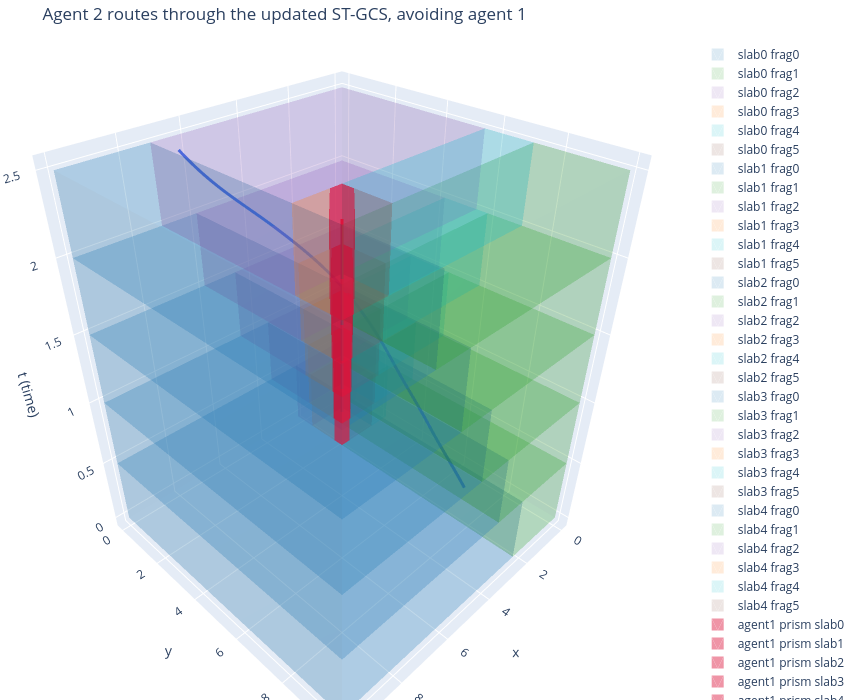

Write notebook code for a chart like this one.
### Markdown cell above
### Step E — Agent 2 plans over the updated ST-GCS

Agent 2 (`(1,7) -> (7,1)`, crossing agent 1's corridor near the middle)
must pick one fragment per slab instead of the single region that used to
be there. Build the per-slab fragment-adjacency graph
(`networkx.all_simple_paths`, capped) and search it directly, rather than
enumerating every combination: the Cartesian product scales as
`prod(len(fragments_per_slab[k]))`, unusable once fragment or slab count
grows. Graph search only considers combinations that are actually
adjacent.

### Code cell
START2, GOAL2 = (1.0, 7.0), (7.0, 1.0)

def build_adjacency_local(frags_per_slab):
    """ Same construction as Part 3's `build_adjacency` -- necessary, not
        sufficient, condition for a feasible segment between two fragments. """
    edges = []
    for k in range(len(frags_per_slab) - 1):
        e = []
        for i, fi in enumerate(frags_per_slab[k]):
            for j, fj in enumerate(frags_per_slab[k + 1]):
                if not fi.Intersection(fj).IsEmpty():
                    e.append((i, j))
        edges.append(e)
    return edges

def candidate_paths_local(frags_per_slab, adjacency, start_xy, goal_xy, max_candidates=200):
    """ Same construction as Part 3's `candidate_paths_to_depth` -- a real graph
        search (networkx DFS, capped), not the Cartesian-product enumeration
        this cell used to run. That enumeration is `prod(len(f) for f in
        fragments_per_slab)` candidates regardless of whether they're even
        adjacent -- fine at N_SLABS=4 (1296), but it scales as (fragment
        count)^N_SLABS, so it stops being usable almost immediately as either
        grows (e.g. 6^10 = 60,466,176 at N_SLABS=10). Graph search only
        follows edges that actually exist.

        `nx.has_path` gates `all_simple_paths` the same way Part 3's
        `candidate_paths_to_depth` does -- a genuine "no path" case otherwise forces
        an exhaustive search (measured directly at 26.9s on one real
        instance) instead of the ~0.0004s a plain reachability check takes
        to reach the identical answer. """
    start_frags = [i for i, f in enumerate(frags_per_slab[0]) if f.PointInSet(np.array(start_xy))]
    goal_frags = [j for j, f in enumerate(frags_per_slab[-1]) if f.PointInSet(np.array(goal_xy))]
    if not start_frags or not goal_frags:
        return []
    G = nx.DiGraph()
    for k in range(len(frags_per_slab)):
        for idx in range(len(frags_per_slab[k])):
            G.add_node((k, idx))
    for k, edges_k in enumerate(adjacency):
        for (i, j) in edges_k:
            G.add_edge((k, i), (k + 1, j))
    out = []
    for sf in start_frags:
        for gf in goal_frags:
            source, target = (0, sf), (len(frags_per_slab) - 1, gf)
            try:
                if not nx.has_path(G, source, target):
                    continue
                for path in itertools.islice(nx.all_simple_paths(G, source, target), max_candidates):
                    out.append([idx for (_, idx) in path])
                    if len(out) >= max_candidates:
                        return out
            except (nx.NetworkXNoPath, nx.NodeNotFound):
                continue
    return out

adjacency2 = build_adjacency_local(fragments_per_slab)
paths2 = candidate_paths_local(fragments_per_slab, adjacency2, START2, GOAL2)
total_frags = sum(len(f) for f in fragments_per_slab)
print(f"agent 2: {START2} -> {GOAL2}; {total_frags} total fragments across {N_SLABS} slabs, "
      f"{len(paths2)} candidate paths found via graph search")

best = None
n_feasible = 0
for path in paths2:
    candidate_regions = [fragments_per_slab[k][idx] for k, idx in enumerate(path)]
    result = solve_chain(candidate_regions, START2, GOAL2)
    if result is None:
        continue
    segs, cost = result
    n_feasible += 1
    if best is None or cost < best[0]:
        best = (cost, path, segs)

print(f"{n_feasible}/{len(paths2)} candidates feasible")
assert best is not None, "no feasible route found for agent 2"
cost2, combo2, seg2 = best
print(f"chosen fragment per slab: {combo2}, cost={cost2:.4f}")
for k, Q in enumerate(seg2):
    print(f"  slab{k}: P0={np.round(Q[0,:2],3)} -> P3={np.round(Q[-1,:2],3)}")

fig_final = go.Figure(layout=make_layout("Agent 2 routes through the updated ST-GCS, avoiding agent 1"))
for k in range(N_SLABS):
    for j, frag in enumerate(fragments_per_slab[k]):
        V = polygon_vertices_2d(frag)
        if V is None or len(V) < 3:
            continue
        fig_final.add_trace(prism_mesh(V, k * DELTA, (k + 1) * DELTA, palette[j % len(palette)],
                                         opacity=0.15, name=f"slab{k} frag{j}"))
for k, obs in enumerate(obstacles1):
    V = polygon_vertices_2d(obs)
    fig_final.add_trace(prism_mesh(V, k * DELTA, (k + 1) * DELTA, "crimson", opacity=0.45, name=f"agent1 prism slab{k}"))
fig_final.add_trace(curve_trace(seg1, "crimson", "agent 1"))
fig_final.add_trace(curve_trace(seg2, "royalblue", "agent 2"))
print("fig_final built,", len(fig_final.data), "traces")

print("\nALL STEPS COMPLETED")

fig_final

### Figure 1 — Plotly figure (JSON) as saved in the notebook; plotly's stock layout.template omitted (floating-point values rounded to 4 significant figures)
{"data": [{"color": "#1f77b4", "flatshading": true, "i": [0, 0, 1, 1, 2, 2, 3, 3, 0, 4, 0, 4], "j": [1, 5, 2, 6, 3, 7, 0, 4, 1, 5, 2, 6], "k": [5, 4, 6, 5, 7, 6, 4, 7, 2, 6, 3, 7], "name": "slab0 frag0", "opacity": 0.15, "showlegend": true, "type": "mesh3d", "x": [2.4, 10, 10, 2.4, 2.4, 10, 10, 2.4], "y": [4.441e-16, 4.441e-16, 10, 10, 4.441e-16, 4.441e-16, 10, 10], "z": [0, 0, 0, 0, 0.5, 0.5, 0.5, 0.5]}, {"color": "#2ca02c", "flatshading": true, "i": [0, 0, 1, 1, 2, 2, 3, 3, 0, 4, 0, 4], "j": [1, 5, 2, 6, 3, 7, 0, 4, 1, 5, 2, 6], "k": [5, 4, 6, 5, 7, 6, 4, 7, 2, 6, 3, 7], "name": "slab0 frag1", "opacity": 0.15, "showlegend": true, "type": "mesh3d", "x": [0, 2.4, 2.4, 2.22e-16, 0, 2.4, 2.4, 2.22e-16], "y": [2.4, 2.4, 10, 10, 2.4, 2.4, 10, 10], "z": [0, 0, 0, 0, 0.5, 0.5, 0.5, 0.5]}, {"color": "#9467bd", "flatshading": true, "i": [0, 0, 1, 1, 2, 2, 3, 3, 0, 4, 0, 4], "j": [1, 5, 2, 6, 3, 7, 0, 4, 1, 5, 2, 6], "k": [5, 4, 6, 5, 7, 6, 4, 7, 2, 6, 3, 7], "name": "slab0 frag2", "opacity": 0.15, "showlegend": true, "type": "mesh3d", "x": [5.551e-17, 2.4, 2.4, 0, 5.551e-17, 2.4, 2.4, 0], "y": [5.551e-17, 5.551e-17, 0.8, 0.8, 5.551e-17, 5.551e-17, 0.8, 0.8], "z": [0, 0, 0, 0, 0.5, 0.5, 0.5, 0.5]}, {"color": "#ff7f0e", "flatshading": true, "i": [0, 0, 1, 1, 2, 2, 0, 3], "j": [1, 4, 2, 5, 0, 3, 1, 4], "k": [4, 3, 5, 4, 3, 5, 2, 5], "name": "slab0 frag3", "opacity": 0.15, "showlegend": true, "type": "mesh3d", "x": [1.2, 2.4, 2.4, 1.2, 2.4, 2.4], "y": [0.8, 0.8, 2.0, 0.8, 0.8, 2.0], "z": [0, 0, 0, 0.5, 0.5, 0.5]}, {"color": "#17becf", "flatshading": true, "i": [0, 0, 1, 1, 2, 2, 3, 3, 0, 4, 0, 4], "j": [1, 5, 2, 6, 3, 7, 0, 4, 1, 5, 2, 6], "k": [5, 4, 6, 5, 7, 6, 4, 7, 2, 6, 3, 7], "name": "slab0 frag4", "opacity": 0.15, "showlegend": true, "type": "mesh3d", "x": [5.551e-17, 0.8, 0.8, 5.551e-17, 5.551e-17, 0.8, 0.8, 5.551e-17], "y": [0.8, 0.8, 2.4, 2.4, 0.8, 0.8, 2.4, 2.4], "z": [0, 0, 0, 0, 0.5, 0.5, 0.5, 0.5]}, {"color": "#8c564b", "flatshading": true, "i": [0, 0, 1, 1, 2, 2, 0, 3], "j": [1, 4, 2, 5, 0, 3, 1, 4], "k": [4, 3, 5, 4, 3, 5, 2, 5], "name": "slab0 frag5", "opacity": 0.15, "showlegend": true, "type": "mesh3d", "x": [0.8, 2.0, 0.8, 0.8, 2.0, 0.8], "y": [1.2, 2.4, 2.4, 1.2, 2.4, 2.4], "z": [0, 0, 0, 0.5, 0.5, 0.5]}, {"color": "#1f77b4", "flatshading": true, "i": [0, 0, 1, 1, 2, 2, 3, 3, 0, 4, 0, 4], "j": [1, 5, 2, 6, 3, 7, 0, 4, 1, 5, 2, 6], "k": [5, 4, 6, 5, 7, 6, 4, 7, 2, 6, 3, 7], "name": "slab1 frag0", "opacity": 0.15, "showlegend": true, "type": "mesh3d", "x": [3.6, 10, 10, 3.6, 3.6, 10, 10, 3.6], "y": [-4.441e-16, 0, 10, 10, -4.441e-16, 0, 10, 10], "z": [0.5, 0.5, 0.5, 0.5, 1, 1, 1, 1]}, {"color": "#2ca02c", "flatshading": true, "i": [0, 0, 1, 1, 2, 2, 3, 3, 0, 4, 0, 4], "j": [1, 5, 2, 6, 3, 7, 0, 4, 1, 5, 2, 6], "k": [5, 4, 6, 5, 7, 6, 4, 7, 2, 6, 3, 7], "name": "slab1 frag1", "opacity": 0.15, "showlegend": true, "type": "mesh3d", "x": [0, 3.6, 3.6, 0, 0, 3.6, 3.6, 0], "y": [3.6, 3.6, 10, 10, 3.6, 3.6, 10, 10], "z": [0.5, 0.5, 0.5, 0.5, 1, 1, 1, 1]}, {"color": "#9467bd", "flatshading": true, "i": [0, 0, 1, 1, 2, 2, 3, 3, 0, 4, 0, 4], "j": [1, 5, 2, 6, 3, 7, 0, 4, 1, 5, 2, 6], "k": [5, 4, 6, 5, 7, 6, 4, 7, 2, 6, 3, 7], "name": "slab1 frag2", "opacity": 0.15, "showlegend": true, "type": "mesh3d", "x": [0, 3.6, 3.6, 0, 0, 3.6, 3.6, 0], "y": [0, -1.11e-16, 2.0, 2.0, 0, -1.11e-16, 2.0, 2.0], "z": [0.5, 0.5, 0.5, 0.5, 1, 1, 1, 1]}, {"color": "#ff7f0e", "flatshading": true, "i": [0, 0, 1, 1, 2, 2, 0, 3], "j": [1, 4, 2, 5, 0, 3, 1, 4], "k": [4, 3, 5, 4, 3, 5, 2, 5], "name": "slab1 frag3", "opacity": 0.15, "showlegend": true, "type": "mesh3d", "x": [2.4, 3.6, 3.6, 2.4, 3.6, 3.6], "y": [2.0, 2.0, 3.2, 2.0, 2.0, 3.2], "z": [0.5, 0.5, 0.5, 1, 1, 1]}, {"color": "#17becf", "flatshading": true, "i": [0, 0, 1, 1, 2, 2, 3, 3, 0, 4, 0, 4], "j": [1, 5, 2, 6, 3, 7, 0, 4, 1, 5, 2, 6], "k": [5, 4, 6, 5, 7, 6, 4, 7, 2, 6, 3, 7], "name": "slab1 frag4", "opacity": 0.15, "showlegend": true, "type": "mesh3d", "x": [0, 2.0, 2.0, 0, 0, 2.0, 2.0, 0], "y": [2.0, 2.0, 3.6, 3.6, 2.0, 2.0, 3.6, 3.6], "z": [0.5, 0.5, 0.5, 0.5, 1, 1, 1, 1]}, {"color": "#8c564b", "flatshading": true, "i": [0, 0, 1, 1, 2, 2, 0, 3], "j": [1, 4, 2, 5, 0, 3, 1, 4], "k": [4, 3, 5, 4, 3, 5, 2, 5], "name": "slab1 frag5", "opacity": 0.15, "showlegend": true, "type": "mesh3d", "x": [2.0, 3.2, 2.0, 2.0, 3.2, 2.0], "y": [2.4, 3.6, 3.6, 2.4, 3.6, 3.6], "z": [0.5, 0.5, 0.5, 1, 1, 1]}, {"color": "#1f77b4", "flatshading": true, "i": [0, 0, 1, 1, 2, 2, 3, 3, 0, 4, 0, 4], "j": [1, 5, 2, 6, 3, 7, 0, 4, 1, 5, 2, 6], "k": [5, 4, 6, 5, 7, 6, 4, 7, 2, 6, 3, 7], "name": "slab2 frag0", "opacity": 0.15, "showlegend": true, "type": "mesh3d", "x": [4.8, 10, 10, 4.8, 4.8, 10, 10, 4.8], "y": [0, 0, 10, 10, 0, 0, 10, 10], "z": [1, 1, 1, 1, 1.5, 1.5, 1.5, 1.5]}, {"color": "#2ca02c", "flatshading": true, "i": [0, 0, 1, 1, 2, 2, 3, 3, 0, 4, 0, 4], "j": [1, 5, 2, 6, 3, 7, 0, 4, 1, 5, 2, 6], "k": [5, 4, 6, 5, 7, 6, 4, 7, 2, 6, 3, 7], "name": "slab2 frag1", "opacity": 0.15, "showlegend": true, "type": "mesh3d", "x": [0, 4.8, 4.8, 0, 0, 4.8, 4.8, 0], "y": [4.8, 4.8, 10, 10, 4.8, 4.8, 10, 10], "z": [1, 1, 1, 1, 1.5, 1.5, 1.5, 1.5]}, {"color": "#9467bd", "flatshading": true, "i": [0, 0, 1, 1, 2, 2, 3, 3, 0, 4, 0, 4], "j": [1, 5, 2, 6, 3, 7, 0, 4, 1, 5, 2, 6], "k": [5, 4, 6, 5, 7, 6, 4, 7, 2, 6, 3, 7], "name": "slab2 frag2", "opacity": 0.15, "showlegend": true, "type": "mesh3d", "x": [0, 4.8, 4.8, 0, 0, 4.8, 4.8, 0], "y": [0, 2.22e-16, 3.2, 3.2, 0, 2.22e-16, 3.2, 3.2], "z": [1, 1, 1, 1, 1.5, 1.5, 1.5, 1.5]}, {"color": "#ff7f0e", "flatshading": true, "i": [0, 0, 1, 1, 2, 2, 0, 3], "j": [1, 4, 2, 5, 0, 3, 1, 4], "k": [4, 3, 5, 4, 3, 5, 2, 5], "name": "slab2 frag3", "opacity": 0.15, "showlegend": true, "type": "mesh3d", "x": [3.6, 4.8, 4.8, 3.6, 4.8, 4.8], "y": [3.2, 3.2, 4.4, 3.2, 3.2, 4.4], "z": [1, 1, 1, 1.5, 1.5, 1.5]}, {"color": "#17becf", "flatshading": true, "i": [0, 0, 1, 1, 2, 2, 3, 3, 0, 4, 0, 4], "j": [1, 5, 2, 6, 3, 7, 0, 4, 1, 5, 2, 6], "k": [5, 4, 6, 5, 7, 6, 4, 7, 2, 6, 3, 7], "name": "slab2 frag4", "opacity": 0.15, "showlegend": true, "type": "mesh3d", "x": [1.11e-16, 3.2, 3.2, 1.11e-16, 1.11e-16, 3.2, 3.2, 1.11e-16], "y": [3.2, 3.2, 4.8, 4.8, 3.2, 3.2, 4.8, 4.8], "z": [1, 1, 1, 1, 1.5, 1.5, 1.5, 1.5]}, {"color": "#8c564b", "flatshading": true, "i": [0, 0, 1, 1, 2, 2, 0, 3], "j": [1, 4, 2, 5, 0, 3, 1, 4], "k": [4, 3, 5, 4, 3, 5, 2, 5], "name": "slab2 frag5", "opacity": 0.15, "showlegend": true, "type": "mesh3d", "x": [3.2, 4.4, 3.2, 3.2, 4.4, 3.2], "y": [3.6, 4.8, 4.8, 3.6, 4.8, 4.8], "z": [1, 1, 1, 1.5, 1.5, 1.5]}, {"color": "#1f77b4", "flatshading": true, "i": [0, 0, 1, 1, 2, 2, 3, 3, 0, 4, 0, 4], "j": [1, 5, 2, 6, 3, 7, 0, 4, 1, 5, 2, 6], "k": [5, 4, 6, 5, 7, 6, 4, 7, 2, 6, 3, 7], "name": "slab3 frag0", "opacity": 0.15, "showlegend": true, "type": "mesh3d", "x": [6.0, 10, 10, 6.0, 6.0, 10, 10, 6.0], "y": [0, 0, 10, 10, 0, 0, 10, 10], "z": [1.5, 1.5, 1.5, 1.5, 2, 2, 2, 2]}, {"color": "#2ca02c", "flatshading": true, "i": [0, 0, 1, 1, 2, 2, 3, 3, 0, 4, 0, 4], "j": [1, 5, 2, 6, 3, 7, 0, 4, 1, 5, 2, 6], "k": [5, 4, 6, 5, 7, 6, 4, 7, 2, 6, 3, 7], "name": "slab3 frag1", "opacity": 0.15, "showlegend": true, "type": "mesh3d", "x": [0, 6.0, 6.0, 0, 0, 6.0, 6.0, 0], "y": [6.0, 6.0, 10, 10, 6.0, 6.0, 10, 10], "z": [1.5, 1.5, 1.5, 1.5, 2, 2, 2, 2]}, {"color": "#9467bd", "flatshading": true, "i": [0, 0, 1, 1, 2, 2, 3, 3, 0, 4, 0, 4], "j": [1, 5, 2, 6, 3, 7, 0, 4, 1, 5, 2, 6], "k": [5, 4, 6, 5, 7, 6, 4, 7, 2, 6, 3, 7], "name": "slab3 frag2", "opacity": 0.15, "showlegend": true, "type": "mesh3d", "x": [0, 6.0, 6.0, 0, 0, 6.0, 6.0, 0], "y": [0, 0, 4.4, 4.4, 0, 0, 4.4, 4.4], "z": [1.5, 1.5, 1.5, 1.5, 2, 2, 2, 2]}, {"color": "#ff7f0e", "flatshading": true, "i": [0, 0, 1, 1, 2, 2, 0, 3], "j": [1, 4, 2, 5, 0, 3, 1, 4], "k": [4, 3, 5, 4, 3, 5, 2, 5], "name": "slab3 frag3", "opacity": 0.15, "showlegend": true, "type": "mesh3d", "x": [4.8, 6.0, 6.0, 4.8, 6.0, 6.0], "y": [4.4, 4.4, 5.6, 4.4, 4.4, 5.6], "z": [1.5, 1.5, 1.5, 2, 2, 2]}, {"color": "#17becf", "flatshading": true, "i": [0, 0, 1, 1, 2, 2, 3, 3, 0, 4, 0, 4], "j": [1, 5, 2, 6, 3, 7, 0, 4, 1, 5, 2, 6], "k": [5, 4, 6, 5, 7, 6, 4, 7, 2, 6, 3, 7], "name": "slab3 frag4", "opacity": 0.15, "showlegend": true, "type": "mesh3d", "x": [0, 4.4, 4.4, 0, 0, 4.4, 4.4, 0], "y": [4.4, 4.4, 6.0, 6.0, 4.4, 4.4, 6.0, 6.0], "z": [1.5, 1.5, 1.5, 1.5, 2, 2, 2, 2]}, {"color": "#8c564b", "flatshading": true, "i": [0, 0, 1, 1, 2, 2, 0, 3], "j": [1, 4, 2, 5, 0, 3, 1, 4], "k": [4, 3, 5, 4, 3, 5, 2, 5], "name": "slab3 frag5", "opacity": 0.15, "showlegend": true, "type": "mesh3d", "x": [4.4, 5.6, 4.4, 4.4, 5.6, 4.4], "y": [4.8, 6.0, 6.0, 4.8, 6.0, 6.0], "z": [1.5, 1.5, 1.5, 2, 2, 2]}, {"color": "#1f77b4", "flatshading": true, "i": [0, 0, 1, 1, 2, 2, 3, 3, 0, 4, 0, 4], "j": [1, 5, 2, 6, 3, 7, 0, 4, 1, 5, 2, 6], "k": [5, 4, 6, 5, 7, 6, 4, 7, 2, 6, 3, 7], "name": "slab4 frag0", "opacity": 0.15, "showlegend": true, "type": "mesh3d", "x": [7.2, 10, 10, 7.2, 7.2, 10, 10, 7.2], "y": [0, 0, 10, 10, 0, 0, 10, 10], "z": [2, 2, 2, 2, 2.5, 2.5, 2.5, 2.5]}, {"color": "#2ca02c", "flatshading": true, "i": [0, 0, 1, 1, 2, 2, 3, 3, 0, 4, 0, 4], "j": [1, 5, 2, 6, 3, 7, 0, 4, 1, 5, 2, 6], "k": [5, 4, 6, 5, 7, 6, 4, 7, 2, 6, 3, 7], "name": "slab4 frag1", "opacity": 0.15, "showlegend": true, "type": "mesh3d", "x": [0, 7.2, 7.2, 0, 0, 7.2, 7.2, 0], "y": [7.2, 7.2, 10, 10, 7.2, 7.2, 10, 10], "z": [2, 2, 2, 2, 2.5, 2.5, 2.5, 2.5]}, {"color": "#9467bd", "flatshading": true, "i": [0, 0, 1, 1, 2, 2, 3, 3, 0, 4, 0, 4], "j": [1, 5, 2, 6, 3, 7, 0, 4, 1, 5, 2, 6], "k": [5, 4, 6, 5, 7, 6, 4, 7, 2, 6, 3, 7], "name": "slab4 frag2", "opacity": 0.15, "showlegend": true, "type": "mesh3d", "x": [0, 7.2, 7.2, 0, 0, 7.2, 7.2, 0], "y": [0, 0, 5.6, 5.6, 0, 0, 5.6, 5.6], "z": [2, 2, 2, 2, 2.5, 2.5, 2.5, 2.5]}, {"color": "#ff7f0e", "flatshading": true, "i": [0, 0, 1, 1, 2, 2, 0, 3], "j": [1, 4, 2, 5, 0, 3, 1, 4], "k": [4, 3, 5, 4, 3, 5, 2, 5], "name": "slab4 frag3", "opacity": 0.15, "showlegend": true, "type": "mesh3d", "x": [6.0, 7.2, 7.2, 6.0, 7.2, 7.2], "y": [5.6, 5.6, 6.8, 5.6, 5.6, 6.8], "z": [2, 2, 2, 2.5, 2.5, 2.5]}, {"color": "#17becf", "flatshading": true, "i": [0, 0, 1, 1, 2, 2, 3, 3, 0, 4, 0, 4], "j": [1, 5, 2, 6, 3, 7, 0, 4, 1, 5, 2, 6], "k": [5, 4, 6, 5, 7, 6, 4, 7, 2, 6, 3, 7], "name": "slab4 frag4", "opacity": 0.15, "showlegend": true, "type": "mesh3d", "x": [0, 5.6, 5.6, 0, 0, 5.6, 5.6, 0], "y": [5.6, 5.6, 7.2, 7.2, 5.6, 5.6, 7.2, 7.2], "z": [2, 2, 2, 2, 2.5, 2.5, 2.5, 2.5]}, {"color": "#8c564b", "flatshading": true, "i": [0, 0, 1, 1, 2, 2, 0, 3], "j": [1, 4, 2, 5, 0, 3, 1, 4], "k": [4, 3, 5, 4, 3, 5, 2, 5], "name": "slab4 frag5", "opacity": 0.15, "showlegend": true, "type": "mesh3d", "x": [5.6, 6.8, 5.6, 5.6, 6.8, 5.6], "y": [6.0, 7.2, 7.2, 6.0, 7.2, 7.2], "z": [2, 2, 2, 2.5, 2.5, 2.5]}, {"color": "crimson", "flatshading": true, "i": [0, 0, 1, 1, 2, 2, 3, 3, 4, 4, 5, 5, 0, 6, 0, 6, 0, 6, 0, 6], "j": [1, 7, 2, 8, 3, 9, 4, 10, 5, 11, 0, 6, 1, 7, 2, 8, 3, 9, 4, 10], "k": [7, 6, 8, 7, 9, 8, 10, 9, 11, 10, 6, 11, 2, 8, 3, 9, 4, 10, 5, 11], "name": "agent1 prism slab0", "opacity": 0.45, "showlegend": true, "type": "mesh3d", "x": [0.8, 0.8, 1.2, 2.4, 2.4, 2.0, 0.8, 0.8, 1.2, 2.4, 2.4, 2.0], "y": [1.2, 0.8, 0.8, 2.0, 2.4, 2.4, 1.2, 0.8, 0.8, 2.0, 2.4, 2.4], "z": [0, 0, 0, 0, 0, 0, 0.5, 0.5, 0.5, 0.5, 0.5, 0.5]}, {"color": "crimson", "flatshading": true, "i": [0, 0, 1, 1, 2, 2, 3, 3, 4, 4, 5, 5, 0, 6, 0, 6, 0, 6, 0, 6], "j": [1, 7, 2, 8, 3, 9, 4, 10, 5, 11, 0, 6, 1, 7, 2, 8, 3, 9, 4, 10], "k": [7, 6, 8, 7, 9, 8, 10, 9, 11, 10, 6, 11, 2, 8, 3, 9, 4, 10, 5, 11], "name": "agent1 prism slab1", "opacity": 0.45, "showlegend": true, "type": "mesh3d", "x": [2.0, 2.0, 2.4, 3.6, 3.6, 3.2, 2.0, 2.0, 2.4, 3.6, 3.6, 3.2], "y": [2.4, 2.0, 2.0, 3.2, 3.6, 3.6, 2.4, 2.0, 2.0, 3.2, 3.6, 3.6], "z": [0.5, 0.5, 0.5, 0.5, 0.5, 0.5, 1, 1, 1, 1, 1, 1]}, {"color": "crimson", "flatshading": true, "i": [0, 0, 1, 1, 2, 2, 3, 3, 4, 4, 5, 5, 0, 6, 0, 6, 0, 6, 0, 6], "j": [1, 7, 2, 8, 3, 9, 4, 10, 5, 11, 0, 6, 1, 7, 2, 8, 3, 9, 4, 10], "k": [7, 6, 8, 7, 9, 8, 10, 9, 11, 10, 6, 11, 2, 8, 3, 9, 4, 10, 5, 11], "name": "agent1 prism slab2", "opacity": 0.45, "showlegend": true, "type": "mesh3d", "x": [3.2, 3.2, 3.6, 4.8, 4.8, 4.4, 3.2, 3.2, 3.6, 4.8, 4.8, 4.4], "y": [3.6, 3.2, 3.2, 4.4, 4.8, 4.8, 3.6, 3.2, 3.2, 4.4, 4.8, 4.8], "z": [1, 1, 1, 1, 1, 1, 1.5, 1.5, 1.5, 1.5, 1.5, 1.5]}, {"color": "crimson", "flatshading": true, "i": [0, 0, 1, 1, 2, 2, 3, 3, 4, 4, 5, 5, 0, 6, 0, 6, 0, 6, 0, 6], "j": [1, 7, 2, 8, 3, 9, 4, 10, 5, 11, 0, 6, 1, 7, 2, 8, 3, 9, 4, 10], "k": [7, 6, 8, 7, 9, 8, 10, 9, 11, 10, 6, 11, 2, 8, 3, 9, 4, 10, 5, 11], "name": "agent1 prism slab3", "opacity": 0.45, "showlegend": true, "type": "mesh3d", "x": [4.4, 4.4, 4.8, 6.0, 6.0, 5.6, 4.4, 4.4, 4.8, 6.0, 6.0, 5.6], "y": [4.8, 4.4, 4.4, 5.6, 6.0, 6.0, 4.8, 4.4, 4.4, 5.6, 6.0, 6.0], "z": [1.5, 1.5, 1.5, 1.5, 1.5, 1.5, 2, 2, 2, 2, 2, 2]}, {"color": "crimson", "flatshading": true, "i": [0, 0, 1, 1, 2, 2, 3, 3, 4, 4, 5, 5, 0, 6, 0, 6, 0, 6, 0, 6], "j": [1, 7, 2, 8, 3, 9, 4, 10, 5, 11, 0, 6, 1, 7, 2, 8, 3, 9, 4, 10], "k": [7, 6, 8, 7, 9, 8, 10, 9, 11, 10, 6, 11, 2, 8, 3, 9, 4, 10, 5, 11], "name": "agent1 prism slab4", "opacity": 0.45, "showlegend": true, "type": "mesh3d", "x": [5.6, 5.6, 6.0, 7.2, 7.2, 6.8, 5.6, 5.6, 6.0, 7.2, 7.2, 6.8], "y": [6.0, 5.6, 5.6, 6.8, 7.2, 7.2, 6.0, 5.6, 5.6, 6.8, 7.2, 7.2], "z": [2, 2, 2, 2, 2, 2, 2.5, 2.5, 2.5, 2.5, 2.5, 2.5]}, {"line": {"color": "crimson", "width": 6}, "mode": "lines", "name": "agent 1", "type": "scatter3d", "x": [1.0, 1.05, 1.1, 1.15, 1.2, 1.25, 1.3, 1.35, 1.4, 1.45, 1.5, 1.55, 1.6, 1.65, 1.7, 1.75, 1.8, 1.85, 1.9, 1.95, 2.0, 2.05, 2.1, 2.15, 2.2, 2.2, 2.25, 2.3, 2.35, 2.4, 2.45, 2.5, 2.55, 2.6, 2.65, 2.7, 2.75, 2.8, 2.85, 2.9, 2.95, 3.0, 3.05, 3.1, 3.15, 3.2, 3.25, 3.3, 3.35, 3.4, 3.4, 3.45, 3.5, 3.55, 3.6, 3.65, 3.7, 3.75, 3.8, 3.85, 3.9, 3.95, 4.0, 4.05, 4.1, 4.15, 4.2, 4.25, 4.3, 4.35, 4.4, 4.45, 4.5, 4.55, 4.6, 4.6, 4.65, 4.7, 4.75, 4.8, 4.85, 4.9, 4.95, 5.0, 5.05, 5.1, 5.15, 5.2, 5.25, 5.3, 5.35, 5.4, 5.45, 5.5, 5.55, 5.6, 5.65, 5.7, 5.75, 5.8, 5.8, 5.85, 5.9, 5.95, 6.0, 6.05, 6.1, 6.15, 6.2, 6.25, 6.3, 6.35, 6.4, 6.45, 6.5, 6.55, 6.6, 6.65, 6.7, 6.75, 6.8, 6.85, 6.9, 6.95, 7.0], "y": [1.0, 1.05, 1.1, 1.15, 1.2, 1.25, 1.3, 1.35, 1.4, 1.45, 1.5, 1.55, 1.6, 1.65, 1.7, 1.75, 1.8, 1.85, 1.9, 1.95, 2.0, 2.05, 2.1, 2.15, 2.2, 2.2, 2.25, 2.3, 2.35, 2.4, 2.45, 2.5, 2.55, 2.6, 2.65, 2.7, 2.75, 2.8, 2.85, 2.9, 2.95, 3.0, 3.05, 3.1, 3.15, 3.2, 3.25, 3.3, 3.35, 3.4, 3.4, 3.45, 3.5, 3.55, 3.6, 3.65, 3.7, 3.75, 3.8, 3.85, 3.9, 3.95, 4.0, 4.05, 4.1, 4.15, 4.2, 4.25, 4.3, 4.35, 4.4, 4.45, 4.5, 4.55, 4.6, 4.6, 4.65, 4.7, 4.75, 4.8, 4.85, 4.9, 4.95, 5.0, 5.05, 5.1, 5.15, 5.2, 5.25, 5.3, 5.35, 5.4, 5.45, 5.5, 5.55, 5.6, 5.65, 5.7, 5.75, 5.8, 5.8, 5.85, 5.9, 5.95, 6.0, 6.05, 6.1, 6.15, 6.2, 6.25, 6.3, 6.35, 6.4, 6.45, 6.5, 6.55, 6.6, 6.65, 6.7, 6.75, 6.8, 6.85, 6.9, 6.95, 7.0], "z": [9.996e-16, 0.0277, 0.05432, 0.07993, 0.1046, 0.1284, 0.1513, 0.1735, 0.1951, 0.216, 0.2363, 0.2562, 0.2756, 0.2947, 0.3135, 0.3321, 0.3505, 0.3688, 0.3871, 0.4055, 0.4239, 0.4425, 0.4613, 0.4805, 0.5, 0.5, 0.5197, 0.5395, 0.5592, 0.579, 0.5989, 0.6188, 0.6388, 0.6589, 0.679, 0.6993, 0.7197, 0.7402, 0.7608, 0.7816, 0.8026, 0.8237, 0.845, 0.8665, 0.8882, 0.9101, 0.9322, 0.9545, 0.9771, 1.0, 1.0, 1.023, 1.045, 1.067, 1.089, 1.11, 1.131, 1.151, 1.172, 1.192, 1.212, 1.232, 1.252, 1.272, 1.292, 1.312, 1.332, 1.353, 1.373, 1.393, 1.414, 1.435, 1.456, 1.478, 1.5, 1.5, 1.522, 1.544, 1.565, 1.586, 1.607, 1.628, 1.649, 1.669, 1.689, 1.71, 1.73, 1.75, 1.77, 1.791, 1.811, 1.831, 1.852, 1.872, 1.893, 1.914, 1.935, 1.956, 1.978, 2.0, 2.0, 2.022, 2.043, 2.065, 2.086, 2.106, 2.127, 2.147, 2.167, 2.187, 2.207, 2.227, 2.247, 2.267, 2.287, 2.307, 2.327, 2.348, 2.369, 2.39, 2.411, 2.433, 2.455, 2.477, 2.5]}, {"line": {"color": "royalblue", "width": 6}, "mode": "lines", "name": "agent 2", "type": "scatter3d", "x": [1.0, 1.027, 1.055, 1.082, 1.11, 1.137, 1.165, 1.192, 1.219, 1.247, 1.274, 1.302, 1.329, 1.356, 1.384, 1.411, 1.439, 1.466, 1.494, 1.521, 1.548, 1.576, 1.603, 1.631, 1.658, 1.658, 1.685, 1.713, 1.74, 1.768, 1.795, 1.823, 1.85, 1.877, 1.905, 1.932, 1.96, 1.987, 2.015, 2.042, 2.069, 2.097, 2.124, 2.152, 2.179, 2.206, 2.234, 2.261, 2.289, 2.316, 2.316, 2.344, 2.371, 2.399, 2.427, 2.455, 2.484, 2.514, 2.544, 2.575, 2.607, 2.639, 2.673, 2.708, 2.745, 2.783, 2.822, 2.863, 2.905, 2.949, 2.995, 3.043, 3.093, 3.146, 3.2, 3.2, 3.257, 3.316, 3.377, 3.44, 3.506, 3.573, 3.642, 3.712, 3.784, 3.858, 3.933, 4.009, 4.086, 4.165, 4.244, 4.324, 4.406, 4.487, 4.57, 4.653, 4.736, 4.819, 4.903, 4.987, 4.987, 5.071, 5.155, 5.239, 5.323, 5.406, 5.49, 5.574, 5.658, 5.742, 5.826, 5.91, 5.994, 6.077, 6.161, 6.245, 6.329, 6.413, 6.497, 6.581, 6.665, 6.748, 6.832, 6.916, 7.0], "y": [7.0, 6.95, 6.9, 6.85, 6.8, 6.75, 6.7, 6.65, 6.6, 6.55, 6.5, 6.45, 6.4, 6.35, 6.3, 6.25, 6.2, 6.15, 6.1, 6.05, 6.0, 5.95, 5.9, 5.85, 5.8, 5.8, 5.75, 5.7, 5.65, 5.6, 5.55, 5.5, 5.45, 5.4, 5.35, 5.3, 5.25, 5.2, 5.15, 5.1, 5.05, 5.0, 4.95, 4.9, 4.85, 4.8, 4.75, 4.7, 4.65, 4.6, 4.6, 4.55, 4.5, 4.45, 4.4, 4.35, 4.3, 4.25, 4.2, 4.15, 4.1, 4.05, 4.0, 3.95, 3.9, 3.85, 3.8, 3.75, 3.7, 3.65, 3.6, 3.55, 3.5, 3.45, 3.4, 3.4, 3.35, 3.3, 3.25, 3.2, 3.15, 3.1, 3.05, 3.0, 2.95, 2.9, 2.85, 2.8, 2.75, 2.7, 2.65, 2.6, 2.55, 2.5, 2.45, 2.4, 2.35, 2.3, 2.25, 2.2, 2.2, 2.15, 2.1, 2.05, 2.0, 1.95, 1.9, 1.85, 1.8, 1.75, 1.7, 1.65, 1.6, 1.55, 1.5, 1.45, 1.4, 1.35, 1.3, 1.25, 1.2, 1.15, 1.1, 1.05, 1.0], "z": [7.261e-14, 0.02202, 0.04374, 0.06518, 0.08637, 0.1073, 0.1281, 0.1487, 0.1692, 0.1895, 0.2098, 0.23, 0.2502, 0.2704, 0.2906, 0.3108, 0.3312, 0.3516, 0.3722, 0.3929, 0.4139, 0.435, 0.4564, 0.478, 0.5, 0.5, 0.522, 0.5436, 0.5651, 0.5862, 0.6072, 0.628, 0.6486, 0.6691, 0.6895, 0.7098, 0.73, 0.7502, 0.7705, 0.7907, 0.811, 0.8313, 0.8518, 0.8724, 0.8931, 0.914, 0.9352, 0.9565, 0.9781, 1.0, 1.0, 1.022, 1.043, 1.065, 1.086, 1.107, 1.127, 1.148, 1.168, 1.189, 1.209, 1.229, 1.249, 1.27, 1.29, 1.31, 1.33, 1.351, 1.372, 1.392, 1.413, 1.435, 1.456, 1.478, 1.5, 1.5, 1.522, 1.544, 1.566, 1.588, 1.61, 1.631, 1.653, 1.674, 1.695, 1.717, 1.738, 1.759, 1.779, 1.8, 1.821, 1.841, 1.861, 1.881, 1.902, 1.921, 1.941, 1.961, 1.981, 2.0, 2.0, 2.019, 2.038, 2.057, 2.075, 2.093, 2.112, 2.13, 2.148, 2.166, 2.185, 2.204, 2.223, 2.242, 2.262, 2.283, 2.304, 2.325, 2.348, 2.371, 2.395, 2.419, 2.445, 2.472, 2.5]}], "layout": {"height": 700, "legend": {"itemsizing": "constant"}, "margin": {"b": 0, "l": 0, "r": 0, "t": 40}, "scene": {"aspectmode": "manual", "aspectratio": {"x": 1, "y": 1, "z": 1.2}, "xaxis": {"title": {"text": "x"}}, "yaxis": {"title": {"text": "y"}}, "zaxis": {"title": {"text": "t (time)"}}}, "title": {"text": "Agent 2 routes through the updated ST-GCS, avoiding agent 1"}, "width": 850}}
